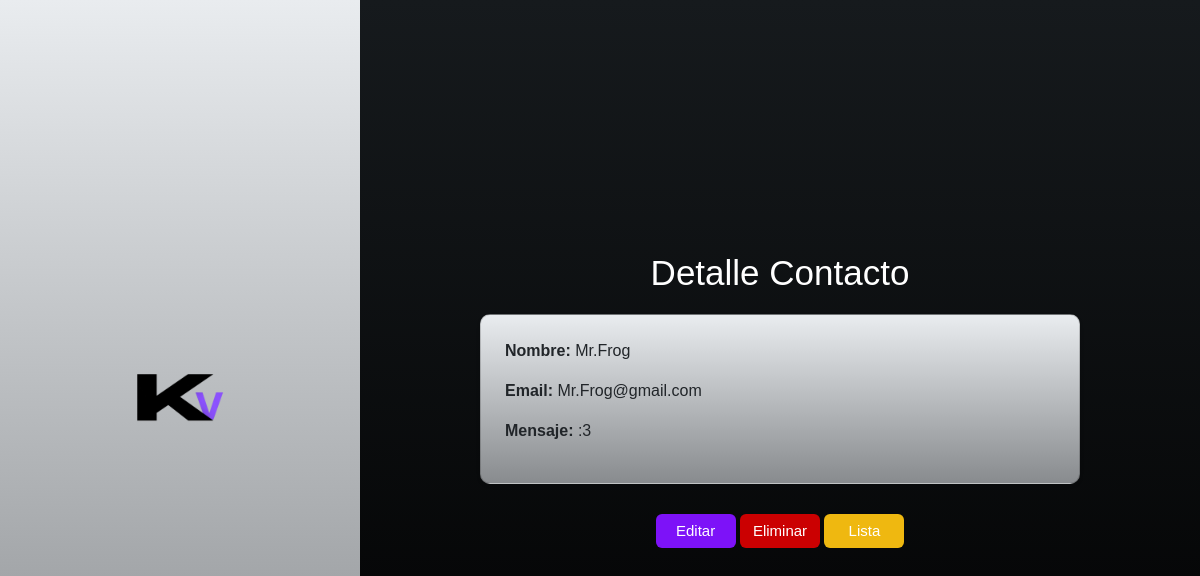
Screenshot of /contacto/39/ (signed in) with the database file from the repository.
### myportfolio/models.py (models this page shows, shortened)
class Contacto(models.Model):
    nombre = models.CharField(max_length=100)
    email = models.EmailField()
    mensaje = models.TextField()
    mensaje_cifrado = models.TextField(default='')  # Campo para almacenar el mensaje cifrado
    fecha = models.DateTimeField(auto_now_add=True)

### myportfolio/views.py (the view)
# urls.py: path('contacto/<int:pk>/', views.contacto_detalle, name='contacto_detalle'),
@login_required
def contacto_detalle(request, pk):
    contacto = get_object_or_404(Contacto, pk=pk)
    return render(request, 'myportfolio/contacto_detalle.html', {'contacto': contacto})

### myportfolio/templates/myportfolio/contacto_detalle.html (shortened to what this page needs)
{% extends 'base_generic.html' %}
{% load static %}
{% block content %}
    <div class="left">
        <img class="F1" src="{% static 'img/logo-transparente.png' %}" alt="Outlook Logo">
    </div>
    <div class="right">
        <h1 class="Tit1">Detalle Contacto</h1>
        <div class="row row1">
            <div class="card shadow-sm p-4">
                <p class="Tx1"><strong>Nombre:</strong> {{ contacto.nombre }}</p>
                <p class="Tx1"><strong>Email:</strong> {{ contacto.email }}</p>
                <p class="Tx1"><strong>Mensaje:</strong> {{ contacto.mensaje }}</p>
            </div>
        </div>
            <div class="Botones">
                <a href="{% url 'contacto_editar' contacto.pk %}" class="btn btn-primary buttonA">Editar</a>
                <form method="POST" action="{% url 'contacto_eliminar' contacto.pk %}" style="display:inline;">
                    <button type="submit" class="btn btn-danger buttonB">Eliminar</button>
                </form>
                <a href="{% url 'contacto_lista' %}" class="btn btn-secondary buttonC">Lista</a>
            </div>
    </div>
{% endblock %}

### myportfolio/static/css/custom_base_gen.css (style rules this page uses)
:root { --color: #904212; --color1: #000000; --color2 : #FFFFFF; --color3 : #161E55; --color4: #EFB810; --color5: #7D12F8; --color6: #CB0001; --color7: #552A69; --color8: #343A40; --COLOR9: #6C0817; --color10: #1076C5; --color01: #161a1d; --color02 : #e9ecef; --colorA : #FFFFFF; --colorB: #000000; --colorC: #888B8E; }
body { font-family: 'Nunito', sans-serif !important; display: flex; height: 100vh; }
.left { background-image: linear-gradient(var(--color02), var(--colorC)); color: white; width: 30%; display: flex; justify-content: center; align-items: center; }
.left img { width: 100px; height: auto; }
.right { background-image: linear-gradient(var(--color01), var(--color1)); width: 70%; display: flex; flex-direction: column; justify-content: center; align-items: center; padding: 0 20px; }
.right h1 { color: var(--colorA); font-size: 35px; margin-bottom: 20px; }
form { color: var(--colorA); display: flex; flex-direction: column; width: 100%; max-width: 300px; }
.buttonA { margin-top: 10px; padding: 6px; color: var(--colorA); border: none; cursor: pointer; font-size: 15px; background-color: var(--color5); width: 80px; }
.buttonB { margin-top: 10px; padding: 6px; color: var(--colorA); border: none; cursor: pointer; font-size: 15px; background-color: var(--color6); width: 80px; }
.row1 { padding-bottom: 20px; }
.row1 { display: flex; justify-content: center; }
.card { background-image: linear-gradient(var(--color02), var(--colorC)); border-radius: 10px; box-shadow: 0 0 10px rgba(0, 0, 0, 0.1); padding: 20px; width: 600px; }
.buttonC { margin-top: 10px; padding: 6px; color: var(--colorA); border: none; cursor: pointer; font-size: 15px; background-color: var(--color4); width: 80px; }

### rows the page displays
Contacto: nombre "Mr.Frog", email "Mr.Frog@gmail.com", mensaje ":3"
